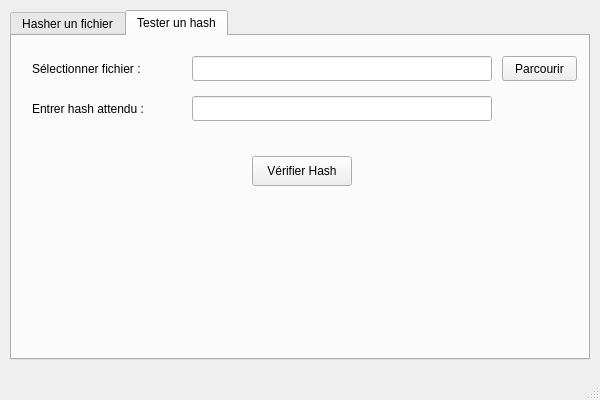
<?xml version="1.0" encoding="UTF-8"?>
<ui version="4.0">
 <class>MainWindow</class>
 <widget class="QMainWindow" name="MainWindow">
  <property name="geometry">
   <rect>
    <x>0</x>
    <y>0</y>
    <width>600</width>
    <height>400</height>
   </rect>
  </property>
  <property name="windowTitle">
   <string>Hashing Tool</string>
  </property>
  <widget class="QWidget" name="centralwidget">
   <widget class="QTabWidget" name="tabWidget">
    <property name="geometry">
     <rect>
      <x>10</x>
      <y>10</y>
      <width>580</width>
      <height>350</height>
     </rect>
    </property>
    <property name="currentIndex">
     <number>1</number>
    </property>
    <widget class="QWidget" name="tab_hash_file">
     <attribute name="title">
      <string>Hasher un fichier</string>
     </attribute>
     <widget class="QLabel" name="label_hash_input_file">
      <property name="geometry">
       <rect>
        <x>20</x>
        <y>20</y>
        <width>150</width>
        <height>25</height>
       </rect>
      </property>
      <property name="text">
       <string>Sélectionner fichier à hacher :</string>
      </property>
     </widget>
     <widget class="QLineEdit" name="lineEdit_hash_input_file">
      <property name="geometry">
       <rect>
        <x>180</x>
        <y>20</y>
        <width>300</width>
        <height>25</height>
       </rect>
      </property>
     </widget>
     <widget class="QPushButton" name="pushButton_browse_hash_input">
      <property name="geometry">
       <rect>
        <x>490</x>
        <y>20</y>
        <width>75</width>
        <height>25</height>
       </rect>
      </property>
      <property name="text">
       <string>Parcourir</string>
      </property>
     </widget>
     <widget class="QLineEdit" name="lineEdit_hash_output_file">
      <property name="geometry">
       <rect>
        <x>180</x>
        <y>60</y>
        <width>300</width>
        <height>25</height>
       </rect>
      </property>
     </widget>
     <widget class="QPushButton" name="pushButton_generate_hash">
      <property name="geometry">
       <rect>
        <x>240</x>
        <y>120</y>
        <width>100</width>
        <height>30</height>
       </rect>
      </property>
      <property name="text">
       <string>Générer Hash</string>
      </property>
     </widget>
     <widget class="QLabel" name="label_hash_input_file_2">
      <property name="geometry">
       <rect>
        <x>20</x>
        <y>60</y>
        <width>150</width>
        <height>25</height>
       </rect>
      </property>
      <property name="text">
       <string>HASH 256 :</string>
      </property>
     </widget>
    </widget>
    <widget class="QWidget" name="tab_test_hash">
     <attribute name="title">
      <string>Tester un hash</string>
     </attribute>
     <widget class="QLabel" name="label_test_input_file">
      <property name="geometry">
       <rect>
        <x>20</x>
        <y>20</y>
        <width>150</width>
        <height>25</height>
       </rect>
      </property>
      <property name="text">
       <string>Sélectionner fichier :</string>
      </property>
     </widget>
     <widget class="QLineEdit" name="lineEdit_test_input_file">
      <property name="geometry">
       <rect>
        <x>180</x>
        <y>20</y>
        <width>300</width>
        <height>25</height>
       </rect>
      </property>
     </widget>
     <widget class="QPushButton" name="pushButton_browse_test_input">
      <property name="geometry">
       <rect>
        <x>490</x>
        <y>20</y>
        <width>75</width>
        <height>25</height>
       </rect>
      </property>
      <property name="text">
       <string>Parcourir</string>
      </property>
     </widget>
     <widget class="QLabel" name="label_test_hash">
      <property name="geometry">
       <rect>
        <x>20</x>
        <y>60</y>
        <width>150</width>
        <height>25</height>
       </rect>
      </property>
      <property name="text">
       <string>Entrer hash attendu :</string>
      </property>
     </widget>
     <widget class="QLineEdit" name="lineEdit_test_hash">
      <property name="geometry">
       <rect>
        <x>180</x>
        <y>60</y>
        <width>300</width>
        <height>25</height>
       </rect>
      </property>
     </widget>
     <widget class="QPushButton" name="pushButton_verify_hash">
      <property name="geometry">
       <rect>
        <x>240</x>
        <y>120</y>
        <width>100</width>
        <height>30</height>
       </rect>
      </property>
      <property name="text">
       <string>Vérifier Hash</string>
      </property>
     </widget>
    </widget>
   </widget>
  </widget>
  <widget class="QMenuBar" name="menubar">
   <property name="geometry">
    <rect>
     <x>0</x>
     <y>0</y>
     <width>600</width>
     <height>17</height>
    </rect>
   </property>
  </widget>
  <widget class="QStatusBar" name="statusbar"/>
 </widget>
 <resources/>
 <connections/>
</ui>
